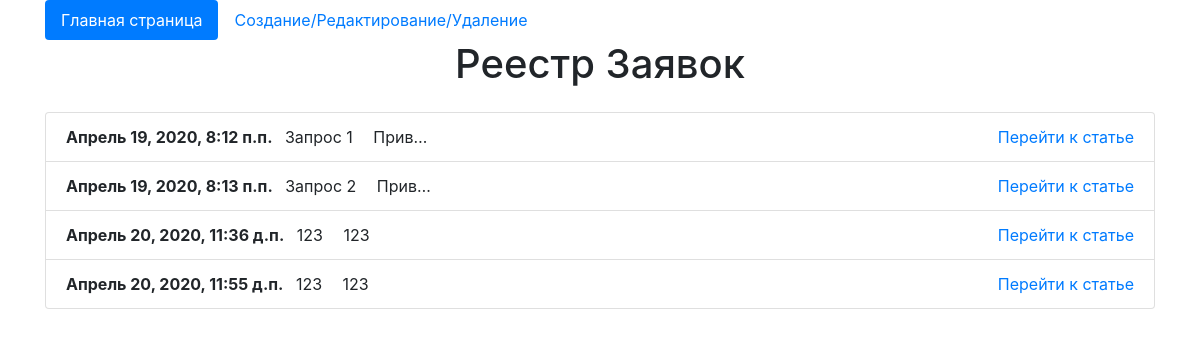
The app's page /requests/test_requests/ with its own data.
### Request_Access/models.py (models this page shows, shortened)
class Requests(models.Model):
    create_date = models.DateTimeField(auto_now=True, verbose_name='Дата создания')
    name = models.CharField(max_length=500, verbose_name='Название запроса')
    text = models.TextField(verbose_name='Текст запроса')
    history_of_accept = models.TextField(verbose_name='История соглавания', blank=True, null=True)
    end_date = models.DateTimeField(verbose_name='Дата закрытия заявки', null=True, blank=True)
    class Meta:
        verbose_name = 'Тестовый Запрос'
        verbose_name_plural = 'Тестовые Запросы'

### Request_Access/views.py (the view)
# urls.py: path('test_requests/', views.RequestListView.as_view(), name="request"),
class RequestListView(ListView):
    model = Requests
    template_name = 'request_access/test_request.html'
    context_object_name = 'all_tasks'

### Request_Access/templates/request_access/test_request.html (shortened to what this page needs)
<!doctype html>
<html lang="ru">
<head>
    <link rel="stylesheet" href="https://stackpath.bootstrapcdn.com/bootstrap/4.4.1/css/bootstrap.min.css"
>
</head>
<body>
<div class="container">
    <ul class="nav nav-pills">
        <li class="nav-item">
            {% url 'request' as url_home %}
            <a class="nav-link {% if url_home == request.path %} active {% endif %}"  href="{{ url_home }}">Главная страница</a>
        </li>
        <li class="nav-item">
            {% url 'edit_request' as url_edit_page %}
            <a class="nav-link {% if url_edit_page == request.path %} active {% endif %}" href="{{url_edit_page}}">Создание/Редактирование/Удаление</a>
        </li>
    </ul>
    {% block content %}
    <h1 class="text-center align-center">Реестр Заявок</h1>
    <ul class="list-group mt-4">
        {% for i in all_tasks %}
        <li class="list-group-item">
            <b>{{i.create_date}}</b>
            <span class="m-2">{{i.name}}</span>
            <span class="m-2">{{i.text|truncatechars:"5"}}</span>
            <span class="float-right"><a href="detail/{{i.id}}">Перейти к статье</a></span>
        </li>
        {% endfor %}
    </ul>
    {% endblock %}
</div>
</body>
</html>

### records on screen
Requests: create_date "Апрель 19, 2020, 8:12 п.п.", name "Запрос 1", text "Прив…"
Requests: create_date "Апрель 19, 2020, 8:13 п.п.", name "Запрос 2", text "Прив…"
Requests: create_date "Апрель 20, 2020, 11:36 д.п.", name "123", text "123"
Requests: create_date "Апрель 20, 2020, 11:55 д.п.", name "123", text "123"
